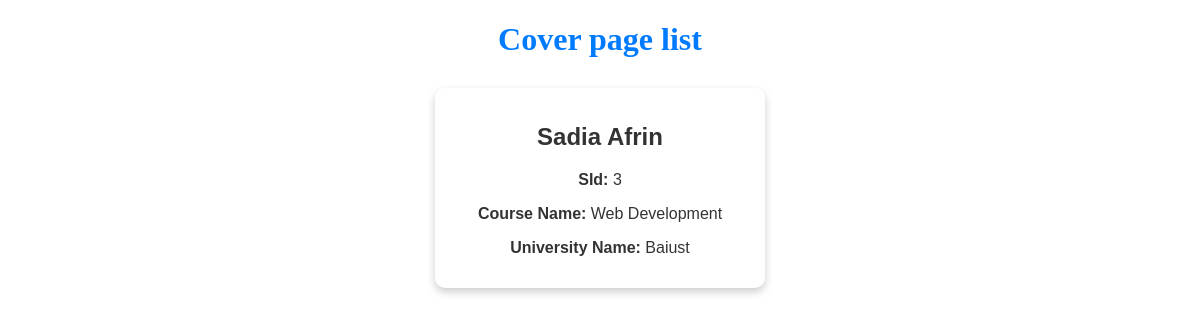
Before: /cover/ with the older database file.
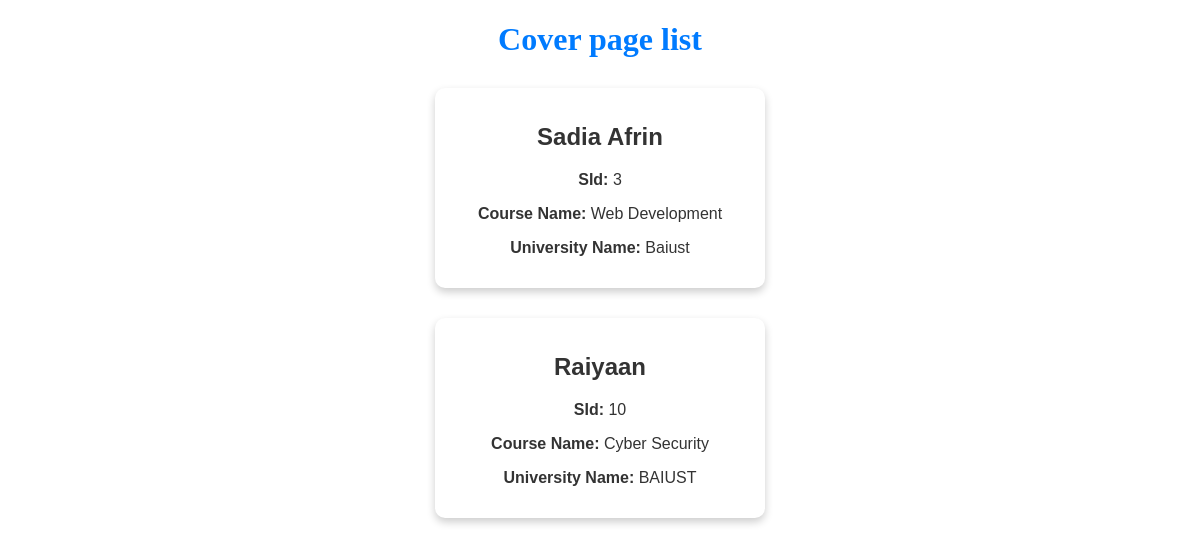
After: the same page with the newer database file.
### cover/models.py (models this page shows, shortened)
class Cover(models.Model):
   name = models.CharField(max_length=200)
   sid = models.IntegerField()
   course = models.CharField(max_length=100)
   uniName = models.CharField(max_length=50, default='default')

### cover/views/fbv_views.py (the view)
# urls.py: path('cover/', cover_page),
def cover_page(request):
    covers = Cover.objects.all()
    context = {
        "cover": covers,
    }
    return render(request, 'cover_page.html', context)

### templates/cover_page.html (shortened to what this page needs)
<!DOCTYPE html>
<html lang="en">
<head>
</head>
<body>
    <h1 style="text-align: center; color: #007bff;">Cover page list</h1>
    <div>
        {% for cover in cover %}
            <div style="width: 300px;
                margin: 30px auto;
                background-color: white;
                border-radius: 10px;
                box-shadow: 0 4px 8px rgba(0, 0, 0, 0.2);
                padding: 15px;
                font-family: Arial, sans-serif;
                text-align: center;
                color: #333;">
                <h2>{{cover.name}}</h2>
                <p><strong>SId: </strong>{{cover.sid}}</p>
                <p><strong>Course Name: </strong>{{cover.course}}</p>
                <p><strong>University Name: </strong>{{cover.uniName}}</p>
            </div>
        {% endfor %}
    </div>
</body>
</html>

Changed rows visible on the page:
added Cover: name "Raiyaan", sid "10", course "Cyber Security", uniName "BAIUST"
